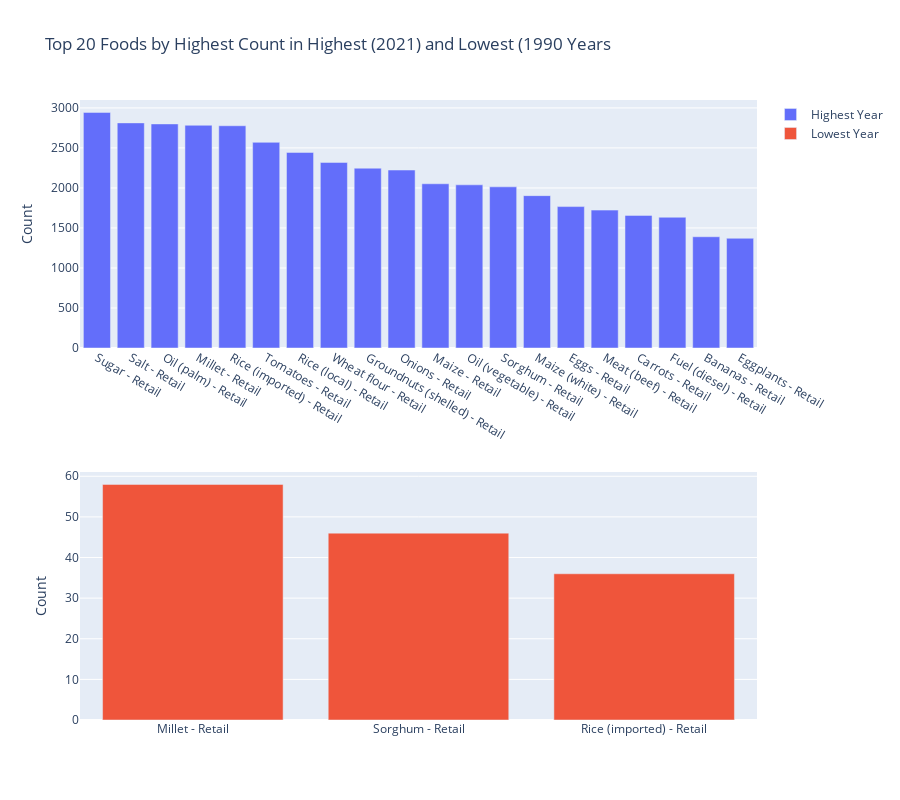

Notebook code for this chart:
### Code cell
high_temp = global_food_prices[global_food_prices['mp_year'] == highest_year]
low_temp = global_food_prices[global_food_prices['mp_year'] == lowest_year]

top_20_foods_highest_year = high_temp['cm_name'].value_counts().nlargest(20)
top_20_highest_year = pd.DataFrame({'cm_name': top_20_foods_highest_year.index, 'count': top_20_foods_highest_year.values})

top_20_foods_lowest_year = low_temp['cm_name'].value_counts().nlargest(20)
top_20_lowest_year = pd.DataFrame({'cm_name': top_20_foods_lowest_year.index, 'count': top_20_foods_lowest_year.values})

high_low_fig = make_subplots(rows=2, cols=1, vertical_spacing=0.2)

high_low_fig.add_trace(go.Bar(x=top_20_highest_year['cm_name'], y=top_20_highest_year['count'], name='Highest Year'), row=1, col=1)
high_low_fig.add_trace(go.Bar(x=top_20_lowest_year['cm_name'], y=top_20_lowest_year['count'], name='Lowest Year'), row=2, col=1)

high_low_fig.update_layout(title_text=f"Top 20 Foods by Highest Count in Highest ({highest_year}) and Lowest ({lowest_year} Years")
high_low_fig.update_yaxes(title="Count", row=1, col=1)
high_low_fig.update_yaxes(title="Count", row=2, col=1)


high_low_fig.update_layout(height=800)

high_low_fig.show()

### Figure 1 — Plotly figure (JSON) as saved in the notebook; plotly's stock layout.template omitted (floating-point values rounded to 4 significant figures)
{"data": [{"name": "Highest Year", "type": "bar", "x": ["Sugar - Retail", "Salt - Retail", "Oil (palm) - Retail", "Millet - Retail", "Rice (imported) - Retail", "Tomatoes - Retail", "Rice (local) - Retail", "Wheat flour - Retail", "Groundnuts (shelled) - Retail", "Onions - Retail", "Maize - Retail", "Oil (vegetable) - Retail", "Sorghum - Retail", "Maize (white) - Retail", "Eggs - Retail", "Meat (beef) - Retail", "Carrots - Retail", "Fuel (diesel) - Retail", "Bananas - Retail", "Eggplants - Retail"], "xaxis": "x", "y": [2944, 2813, 2800, 2783, 2777, 2570, 2444, 2319, 2247, 2224, 2052, 2039, 2014, 1904, 1767, 1723, 1657, 1634, 1390, 1371], "yaxis": "y"}, {"name": "Lowest Year", "type": "bar", "x": ["Millet - Retail", "Sorghum - Retail", "Rice (imported) - Retail"], "xaxis": "x2", "y": [58, 46, 36], "yaxis": "y2"}], "layout": {"height": 800, "title": {"text": "Top 20 Foods by Highest Count in Highest (2021) and Lowest (1990 Years"}, "xaxis": {"anchor": "y", "domain": [0, 1]}, "xaxis2": {"anchor": "y2", "domain": [0, 1]}, "yaxis": {"anchor": "x", "domain": [0.6, 1], "title": {"text": "Count"}}, "yaxis2": {"anchor": "x2", "domain": [0, 0.4], "title": {"text": "Count"}}}}
